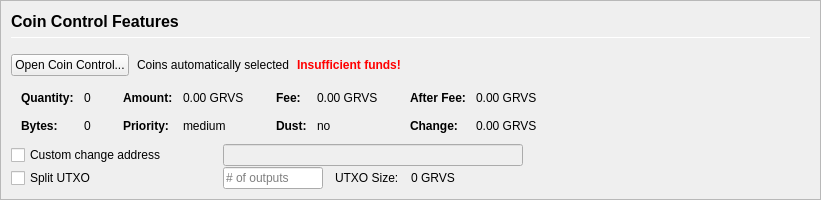
         <widget class="QFrame" name="frameCoinControl">
          <property name="sizePolicy">
           <sizepolicy hsizetype="Expanding" vsizetype="Expanding">
            <horstretch>0</horstretch>
            <verstretch>0</verstretch>
           </sizepolicy>
          </property>
          <property name="maximumSize">
           <size>
            <width>16777215</width>
            <height>16777215</height>
           </size>
          </property>
          <property name="frameShape">
           <enum>QFrame::StyledPanel</enum>
          </property>
          <property name="frameShadow">
           <enum>QFrame::Sunken</enum>
          </property>
          <layout class="QVBoxLayout" name="verticalLayoutCoinControl2">
           <property name="spacing">
            <number>0</number>
           </property>
           <property name="leftMargin">
            <number>0</number>
           </property>
           <property name="topMargin">
            <number>0</number>
           </property>
           <property name="rightMargin">
            <number>0</number>
           </property>
           <property name="bottomMargin">
            <number>0</number>
           </property>
           <item>
            <widget class="QFrame" name="frameCoinControl_BG">
             <layout class="QVBoxLayout" name="verticalLayoutCoinControl" stretch="0,0,0,0,0,0">
              <property name="spacing">
               <number>1</number>
              </property>
              <property name="leftMargin">
               <number>10</number>
              </property>
              <property name="topMargin">
               <number>10</number>
              </property>
              <item>
               <layout class="QHBoxLayout" name="horizontalLayoutCoinControl1">
                <property name="bottomMargin">
                 <number>15</number>
                </property>
                <item>
                 <layout class="QVBoxLayout" name="verticalLayout_3">
                  <property name="spacing">
                   <number>6</number>
                  </property>
                  <item>
                   <widget class="QLabel" name="labelCoinControlFeatures">
                    <property name="sizePolicy">
                     <sizepolicy hsizetype="Preferred" vsizetype="Maximum">
                      <horstretch>0</horstretch>
                      <verstretch>0</verstretch>
                     </sizepolicy>
                    </property>
                    <property name="minimumSize">
                     <size>
                      <width>0</width>
                      <height>20</height>
                     </size>
                    </property>
                    <property name="font">
                     <font>
                      <pointsize>12</pointsize>
                      <weight>75</weight>
                      <bold>true</bold>
                     </font>
                    </property>
                    <property name="styleSheet">
                     <string notr="true">font-weight:bold;</string>
                    </property>
                    <property name="text">
                     <string>Coin Control Features</string>
                    </property>
                   </widget>
                  </item>
                  <item>
                   <widget class="Line" name="line">
                    <property name="minimumSize">
                     <size>
                      <width>0</width>
                      <height>1</height>
                     </size>
                    </property>
                    <property name="maximumSize">
                     <size>
                      <width>16777215</width>
                      <height>1</height>
                     </size>
                    </property>
                    <property name="orientation">
                     <enum>Qt::Horizontal</enum>
                    </property>
                   </widget>
                  </item>
                 </layout>
                </item>
               </layout>
              </item>
              <item>
               <layout class="QHBoxLayout" name="horizontalLayoutCoinControl2" stretch="0,0,0,0">
                <property name="spacing">
                 <number>8</number>
                </property>
                <property name="bottomMargin">
                 <number>10</number>
                </property>
                <item>
                 <widget class="QPushButton" name="pushButtonCoinControl">
                  <property name="styleSheet">
                   <string notr="true"/>
                  </property>
                  <property name="text">
                   <string>Open Coin Control...</string>
                  </property>
                  <property name="autoDefault">
                   <bool>false</bool>
                  </property>
                 </widget>
                </item>
                <item>
                 <widget class="QLabel" name="labelCoinControlAutomaticallySelected">
                  <property name="text">
                   <string>Coins automatically selected</string>
                  </property>
                  <property name="margin">
                   <number>5</number>
                  </property>
                 </widget>
                </item>
                <item>
                 <widget class="QLabel" name="labelCoinControlInsuffFunds">
                  <property name="font">
                   <font>
                    <weight>75</weight>
                    <bold>true</bold>
                   </font>
                  </property>
                  <property name="styleSheet">
                   <string notr="true">color:red;font-weight:bold;</string>
                  </property>
                  <property name="text">
                   <string>Insufficient funds!</string>
                  </property>
                  <property name="margin">
                   <number>5</number>
                  </property>
                 </widget>
                </item>
                <item>
                 <spacer name="horizontalSpacerCoinControl">
                  <property name="orientation">
                   <enum>Qt::Horizontal</enum>
                  </property>
                  <property name="sizeHint" stdset="0">
                   <size>
                    <width>40</width>
                    <height>1</height>
                   </size>
                  </property>
                 </spacer>
                </item>
               </layout>
              </item>
              <item>
               <widget class="QWidget" name="widgetCoinControl" native="true">
                <property name="sizePolicy">
                 <sizepolicy hsizetype="Preferred" vsizetype="Preferred">
                  <horstretch>0</horstretch>
                  <verstretch>0</verstretch>
                 </sizepolicy>
                </property>
                <property name="minimumSize">
                 <size>
                  <width>0</width>
                  <height>0</height>
                 </size>
                </property>
                <property name="styleSheet">
                 <string notr="true"/>
                </property>
                <layout class="QHBoxLayout" name="horizontalLayoutCoinControl5">
                 <property name="leftMargin">
                  <number>0</number>
                 </property>
                 <property name="topMargin">
                  <number>0</number>
                 </property>
                 <property name="rightMargin">
                  <number>0</number>
                 </property>
                 <property name="bottomMargin">
                  <number>0</number>
                 </property>
                 <item>
                  <layout class="QHBoxLayout" name="horizontalLayoutCoinControl3" stretch="0,0,0,1">
                   <property name="spacing">
                    <number>20</number>
                   </property>
                   <property name="topMargin">
                    <number>0</number>
                   </property>
                   <property name="bottomMargin">
                    <number>10</number>
                   </property>
                   <item>
                    <layout class="QFormLayout" name="formLayoutCoinControl1">
                     <property name="horizontalSpacing">
                      <number>10</number>
                     </property>
                     <property name="verticalSpacing">
                      <number>14</number>
                     </property>
                     <property name="leftMargin">
                      <number>10</number>
                     </property>
                     <property name="topMargin">
                      <number>4</number>
                     </property>
                     <property name="rightMargin">
                      <number>6</number>
                     </property>
                     <item row="0" column="0">
                      <widget class="QLabel" name="labelCoinControlQuantityText">
                       <property name="font">
                        <font>
                         <weight>75</weight>
                         <bold>true</bold>
                        </font>
                       </property>
                       <property name="text">
                        <string>Quantity:</string>
                       </property>
                       <property name="margin">
                        <number>0</number>
                       </property>
                      </widget>
                     </item>
                     <item row="0" column="1">
                      <widget class="QLabel" name="labelCoinControlQuantity">
                       <property name="cursor">
                        <cursorShape>IBeamCursor</cursorShape>
                       </property>
                       <property name="contextMenuPolicy">
                        <enum>Qt::ActionsContextMenu</enum>
                       </property>
                       <property name="text">
                        <string notr="true">0</string>
                       </property>
                       <property name="margin">
                        <number>0</number>
                       </property>
                       <property name="textInteractionFlags">
                        <set>Qt::LinksAccessibleByMouse|Qt::TextSelectableByKeyboard|Qt::TextSelectableByMouse</set>
                       </property>
                      </widget>
                     </item>
                     <item row="1" column="0">
                      <widget class="QLabel" name="labelCoinControlBytesText">
                       <property name="font">
                        <font>
                         <weight>75</weight>
                         <bold>true</bold>
                        </font>
                       </property>
                       <property name="text">
                        <string>Bytes:</string>
                       </property>
                      </widget>
                     </item>
                     <item row="1" column="1">
                      <widget class="QLabel" name="labelCoinControlBytes">
                       <property name="cursor">
                        <cursorShape>IBeamCursor</cursorShape>
                       </property>
                       <property name="contextMenuPolicy">
                        <enum>Qt::ActionsContextMenu</enum>
                       </property>
                       <property name="text">
                        <string notr="true">0</string>
                       </property>
                       <property name="textInteractionFlags">
                        <set>Qt::LinksAccessibleByMouse|Qt::TextSelectableByKeyboard|Qt::TextSelectableByMouse</set>
                       </property>
                      </widget>
                     </item>
                    </layout>
                   </item>
                   <item>
                    <layout class="QFormLayout" name="formLayoutCoinControl2">
                     <property name="horizontalSpacing">
                      <number>10</number>
                     </property>
                     <property name="verticalSpacing">
                      <number>14</number>
                     </property>
                     <property name="leftMargin">
                      <number>6</number>
                     </property>
                     <property name="topMargin">
                      <number>4</number>
                     </property>
                     <property name="rightMargin">
                      <number>6</number>
                     </property>
                     <item row="0" column="0">
                      <widget class="QLabel" name="labelCoinControlAmountText">
                       <property name="font">
                        <font>
                         <weight>75</weight>
                         <bold>true</bold>
                        </font>
                       </property>
                       <property name="text">
                        <string>Amount:</string>
                       </property>
                       <property name="margin">
                        <number>0</number>
                       </property>
                      </widget>
                     </item>
                     <item row="0" column="1">
                      <widget class="QLabel" name="labelCoinControlAmount">
                       <property name="cursor">
                        <cursorShape>IBeamCursor</cursorShape>
                       </property>
                       <property name="contextMenuPolicy">
                        <enum>Qt::ActionsContextMenu</enum>
                       </property>
                       <property name="text">
                        <string notr="true">0.00 GRVS</string>
                       </property>
                       <property name="textInteractionFlags">
                        <set>Qt::LinksAccessibleByMouse|Qt::TextSelectableByKeyboard|Qt::TextSelectableByMouse</set>
                       </property>
                      </widget>
                     </item>
                     <item row="1" column="0">
                      <widget class="QLabel" name="labelCoinControlPriorityText">
                       <property name="font">
                        <font>
                         <weight>75</weight>
                         <bold>true</bold>
                        </font>
                       </property>
                       <property name="text">
                        <string>Priority:</string>
                       </property>
                      </widget>
                     </item>
                     <item row="1" column="1">
                      <widget class="QLabel" name="labelCoinControlPriority">
                       <property name="cursor">
                        <cursorShape>IBeamCursor</cursorShape>
                       </property>
                       <property name="contextMenuPolicy">
                        <enum>Qt::ActionsContextMenu</enum>
                       </property>
                       <property name="text">
                        <string>medium</string>
                       </property>
                       <property name="textInteractionFlags">
                        <set>Qt::LinksAccessibleByMouse|Qt::TextSelectableByKeyboard|Qt::TextSelectableByMouse</set>
                       </property>
                      </widget>
                     </item>
                    </layout>
                   </item>
                   <item>
                    <layout class="QFormLayout" name="formLayoutCoinControl3">
                     <property name="horizontalSpacing">
                      <number>10</number>
                     </property>
                     <property name="verticalSpacing">
                      <number>14</number>
                     </property>
                     <property name="leftMargin">
                      <number>6</number>
                     </property>
                     <property name="topMargin">
                      <number>4</number>
                     </property>
                     <property name="rightMargin">
                      <number>6</number>
                     </property>
                     <item row="0" column="0">
                      <widget class="QLabel" name="labelCoinControlFeeText">
                       <property name="font">
                        <font>
                         <weight>75</weight>
                         <bold>true</bold>
                        </font>
                       </property>
                       <property name="text">
                        <string>Fee:</string>
                       </property>
                       <property name="margin">
                        <number>0</number>
                       </property>
                      </widget>
                     </item>
                     <item row="0" column="1">
                      <widget class="QLabel" name="labelCoinControlFee">
                       <property name="cursor">
                        <cursorShape>IBeamCursor</cursorShape>
                       </property>
                       <property name="contextMenuPolicy">
                        <enum>Qt::ActionsContextMenu</enum>
                       </property>
                       <property name="text">
                        <string notr="true">0.00 GRVS</string>
                       </property>
                       <property name="textInteractionFlags">
                        <set>Qt::LinksAccessibleByMouse|Qt::TextSelectableByKeyboard|Qt::TextSelectableByMouse</set>
                       </property>
                      </widget>
                     </item>
                     <item row="1" column="0">
                      <widget class="QLabel" name="labelCoinControlLowOutputText">
                       <property name="font">
                        <font>
                         <weight>75</weight>
                         <bold>true</bold>
                        </font>
                       </property>
                       <property name="text">
                        <string>Dust:</string>
                       </property>
                      </widget>
                     </item>
                     <item row="1" column="1">
                      <widget class="QLabel" name="labelCoinControlLowOutput">
                       <property name="cursor">
                        <cursorShape>IBeamCursor</cursorShape>
                       </property>
                       <property name="contextMenuPolicy">
                        <enum>Qt::ActionsContextMenu</enum>
                       </property>
                       <property name="text">
                        <string>no</string>
                       </property>
                       <property name="textInteractionFlags">
                        <set>Qt::LinksAccessibleByMouse|Qt::TextSelectableByKeyboard|Qt::TextSelectableByMouse</set>
                       </property>
                      </widget>
                     </item>
                    </layout>
                   </item>
                   <item>
                    <layout class="QFormLayout" name="formLayoutCoinControl4">
                     <property name="horizontalSpacing">
                      <number>10</number>
                     </property>
                     <property name="verticalSpacing">
                      <number>14</number>
                     </property>
                     <property name="leftMargin">
                      <number>6</number>
                     </property>
                     <property name="topMargin">
                      <number>4</number>
                     </property>
                     <property name="rightMargin">
                      <number>6</number>
                     </property>
                     <item row="0" column="0">
                      <widget class="QLabel" name="labelCoinControlAfterFeeText">
                       <property name="font">
                        <font>
                         <weight>75</weight>
                         <bold>true</bold>
                        </font>
                       </property>
                       <property name="text">
                        <string>After Fee:</string>
                       </property>
                       <property name="margin">
                        <number>0</number>
                       </property>
                      </widget>
                     </item>
                     <item row="0" column="1">
                      <widget class="QLabel" name="labelCoinControlAfterFee">
                       <property name="cursor">
                        <cursorShape>IBeamCursor</cursorShape>
                       </property>
                       <property name="contextMenuPolicy">
                        <enum>Qt::ActionsContextMenu</enum>
                       </property>
                       <property name="text">
                        <string notr="true">0.00 GRVS</string>
                       </property>
                       <property name="textInteractionFlags">
                        <set>Qt::LinksAccessibleByMouse|Qt::TextSelectableByKeyboard|Qt::TextSelectableByMouse</set>
                       </property>
                      </widget>
                     </item>
                     <item row="1" column="0">
                      <widget class="QLabel" name="labelCoinControlChangeText">
                       <property name="font">
                        <font>
                         <weight>75</weight>
                         <bold>true</bold>
                        </font>
                       </property>
                       <property name="text">
                        <string>Change:</string>
                       </property>
                      </widget>
                     </item>
                     <item row="1" column="1">
                      <widget class="QLabel" name="labelCoinControlChange">
                       <property name="cursor">
                        <cursorShape>IBeamCursor</cursorShape>
                       </property>
                       <property name="contextMenuPolicy">
                        <enum>Qt::ActionsContextMenu</enum>
                       </property>
                       <property name="text">
                        <string notr="true">0.00 GRVS</string>
                       </property>
                       <property name="textInteractionFlags">
                        <set>Qt::LinksAccessibleByMouse|Qt::TextSelectableByKeyboard|Qt::TextSelectableByMouse</set>
                       </property>
                      </widget>
                     </item>
                    </layout>
                   </item>
                  </layout>
                 </item>
                </layout>
               </widget>
              </item>
              <item>
               <layout class="QHBoxLayout" name="horizontalLayoutCoinControl4">
                <property name="spacing">
                 <number>12</number>
                </property>
                <property name="sizeConstraint">
                 <enum>QLayout::SetDefaultConstraint</enum>
                </property>
                <property name="topMargin">
                 <number>0</number>
                </property>
                <property name="rightMargin">
                 <number>0</number>
                </property>
                <item>
                 <widget class="QCheckBox" name="checkBoxCoinControlChange">
                  <property name="sizePolicy">
                   <sizepolicy hsizetype="Preferred" vsizetype="Preferred">
                    <horstretch>0</horstretch>
                    <verstretch>0</verstretch>
                   </sizepolicy>
                  </property>
                  <property name="minimumSize">
                   <size>
                    <width>200</width>
                    <height>0</height>
                   </size>
                  </property>
                  <property name="maximumSize">
                   <size>
                    <width>200</width>
                    <height>16777215</height>
                   </size>
                  </property>
                  <property name="toolTip">
                   <string>If this is activated, but the change address is empty or invalid, change will be sent to a newly generated address.</string>
                  </property>
                  <property name="text">
                   <string>Custom change address</string>
                  </property>
                 </widget>
                </item>
                <item>
                 <widget class="QValidatedLineEdit" name="lineEditCoinControlChange">
                  <property name="enabled">
                   <bool>false</bool>
                  </property>
                  <property name="sizePolicy">
                   <sizepolicy hsizetype="Preferred" vsizetype="Preferred">
                    <horstretch>0</horstretch>
                    <verstretch>0</verstretch>
                   </sizepolicy>
                  </property>
                  <property name="minimumSize">
                   <size>
                    <width>300</width>
                    <height>0</height>
                   </size>
                  </property>
                 </widget>
                </item>
                <item>
                 <widget class="QLabel" name="labelCoinControlChangeLabel">
                  <property name="sizePolicy">
                   <sizepolicy hsizetype="Preferred" vsizetype="Preferred">
                    <horstretch>0</horstretch>
                    <verstretch>0</verstretch>
                   </sizepolicy>
                  </property>
                  <property name="minimumSize">
                   <size>
                    <width>100</width>
                    <height>0</height>
                   </size>
                  </property>
                  <property name="text">
                   <string/>
                  </property>
                  <property name="margin">
                   <number>3</number>
                  </property>
                 </widget>
                </item>
               </layout>
              </item>
              <item>
               <layout class="QHBoxLayout" name="horizontalLayoutCoinControl6">
                <property name="spacing">
                 <number>12</number>
                </property>
                <property name="rightMargin">
                 <number>0</number>
                </property>
                <item>
                 <widget class="QCheckBox" name="splitBlockCheckBox">
                  <property name="sizePolicy">
                   <sizepolicy hsizetype="Preferred" vsizetype="Preferred">
                    <horstretch>0</horstretch>
                    <verstretch>0</verstretch>
                   </sizepolicy>
                  </property>
                  <property name="minimumSize">
                   <size>
                    <width>200</width>
                    <height>0</height>
                   </size>
                  </property>
                  <property name="maximumSize">
                   <size>
                    <width>200</width>
                    <height>16777215</height>
                   </size>
                  </property>
                  <property name="text">
                   <string>Split UTXO</string>
                  </property>
                 </widget>
                </item>
                <item>
                 <widget class="QLineEdit" name="splitBlockLineEdit">
                  <property name="sizePolicy">
                   <sizepolicy hsizetype="Preferred" vsizetype="Preferred">
                    <horstretch>50</horstretch>
                    <verstretch>0</verstretch>
                   </sizepolicy>
                  </property>
                  <property name="minimumSize">
                   <size>
                    <width>100</width>
                    <height>0</height>
                   </size>
                  </property>
                  <property name="maximumSize">
                   <size>
                    <width>100</width>
                    <height>16777215</height>
                   </size>
                  </property>
                  <property name="placeholderText">
                   <string># of outputs</string>
                  </property>
                 </widget>
                </item>
                <item>
                 <widget class="QLabel" name="labelBlockSizeText">
                  <property name="text">
                   <string>UTXO Size:</string>
                  </property>
                 </widget>
                </item>
                <item>
                 <widget class="QLabel" name="labelBlockSize">
                  <property name="text">
                   <string>0 GRVS</string>
                  </property>
                 </widget>
                </item>
                <item>
                 <spacer name="horizontalSpacer_7">
                  <property name="orientation">
                   <enum>Qt::Horizontal</enum>
                  </property>
                  <property name="sizeHint" stdset="0">
                   <size>
                    <width>40</width>
                    <height>20</height>
                   </size>
                  </property>
                 </spacer>
                </item>
               </layout>
              </item>
              <item>
               <spacer name="verticalSpacerCoinControl">
                <property name="orientation">
                 <enum>Qt::Vertical</enum>
                </property>
                <property name="sizeHint" stdset="0">
                 <size>
                  <width>800</width>
                  <height>1</height>
                 </size>
                </property>
               </spacer>
              </item>
             </layout>
            </widget>
           </item>
          </layout>
         </widget>
